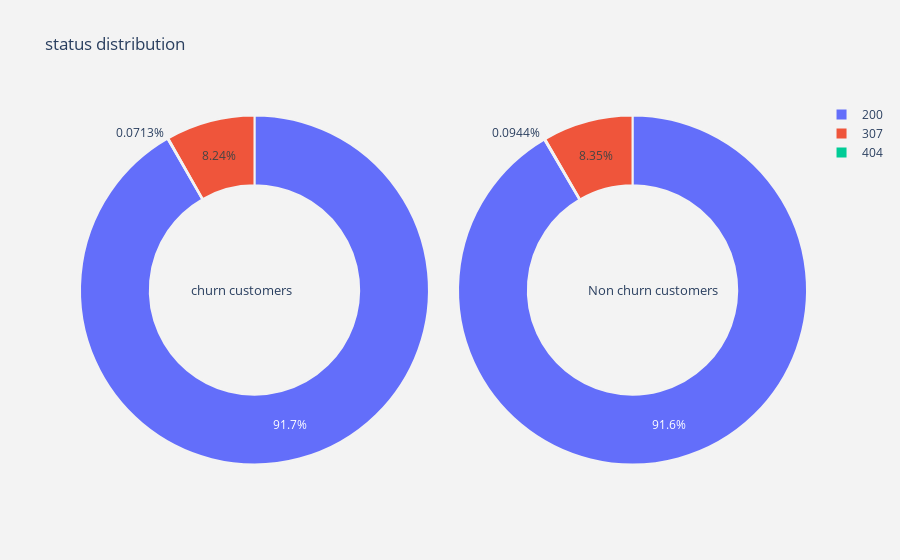

The notebook cell saved with this chart:
### Code cell
plot_pie('status')

### Figure 1 — Plotly figure (JSON) as saved in the notebook; plotly's stock layout.template omitted (floating-point values rounded to 4 significant figures)
{"data": [{"domain": {"x": [0, 0.48]}, "hole": 0.6, "hoverinfo": "label+percent+name", "labels": [200, 307, 404], "marker": {"line": {"color": "rgb(243,243,243)", "width": 2}}, "name": "Churn Customers", "type": "pie", "values": [41137, 3695, 32]}, {"domain": {"x": [0.52, 1]}, "hole": 0.6, "hoverinfo": "label+percent+name", "labels": [200, 307, 404], "marker": {"line": {"color": "rgb(243,243,243)", "width": 2}}, "name": "Non churn customers", "type": "pie", "values": [213435, 19476, 220]}], "layout": {"annotations": [{"font": {"size": 13}, "showarrow": false, "text": "churn customers", "x": 0.15, "y": 0.5}, {"font": {"size": 13}, "showarrow": false, "text": "Non churn customers", "x": 0.88, "y": 0.5}], "paper_bgcolor": "rgb(243,243,243)", "plot_bgcolor": "rgb(243,243,243)", "title": {"text": "status distribution"}}}
